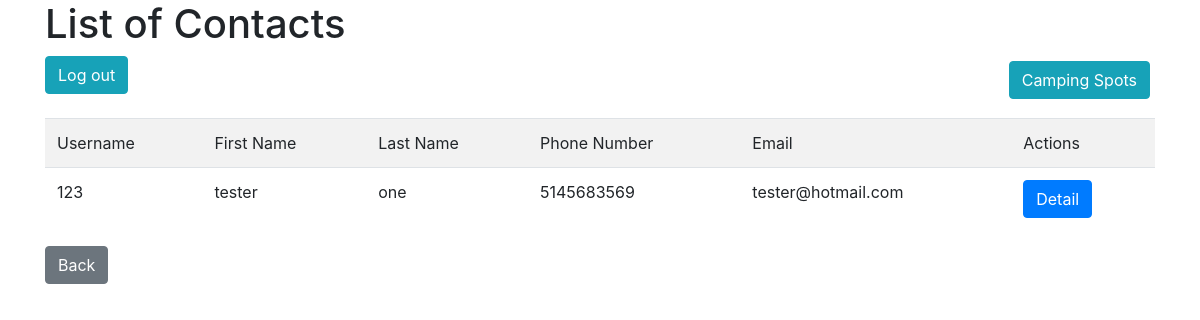
Before: /contact/index with the older database file.
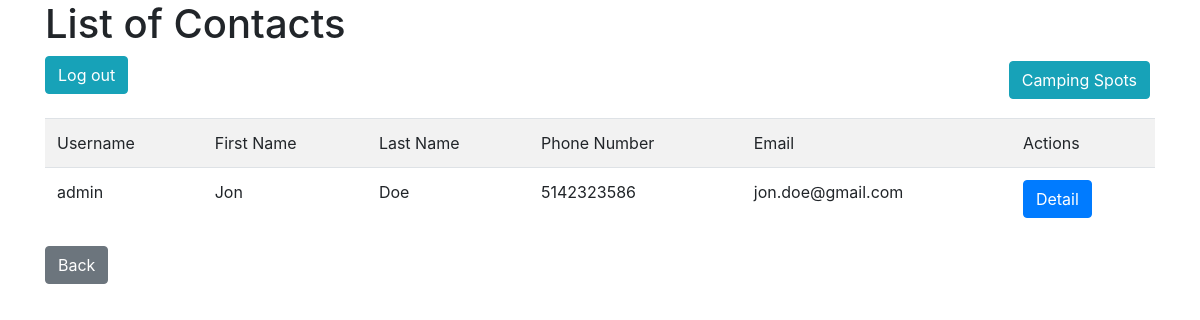
After: the same page with the newer database file.
### tables this page shows
CREATE TABLE `contact` (
  `contact_id` int(11) NOT NULL,
  `user_id` int(11) NOT NULL,
  `address_id` int(11) NOT NULL,
  `first_name` varchar(50) NOT NULL,
  `last_name` varchar(50) NOT NULL,
  `phone_number` varchar(50) NOT NULL,
  `email` varchar(200) NOT NULL
);

CREATE TABLE `user` (
  `user_id` int(11) NOT NULL,
  `username` varchar(50) NOT NULL,
  `password_hash` varchar(72) NOT NULL,
  `role` enum('user','employee') NOT NULL DEFAULT 'user'
);

### app/controllers/ContactController.php (called while the page is built, shortened)
<?php
	class ContactController extends Controller{
		public function index(){
			$contacts = $this->model('Contact')->get();
			$this->view('contact/index', ['contacts'=>$contacts]);
		}
	}
?>

### app/core/App.php (called while the page is built, shortened)
<?php
class App{
	var $method = 'index';
	public function __construct(){
		$url = $this->parseURL();
		if(isset($url[0]) && file_exists('app/controllers/'. $url[0]. 'Controller.php')) {
			unset($url[0]);
		}
		$this->controller = new $this->controller();
		if(isset($url[1]) && method_exists($this->controller, $url[1])){
			$this->method = $url[1];
			unset($url[1]);
		}
		$this->params = $url ? array_values($url) : [];
		call_user_func_array([$this->controller, $this->method], $this->params);
	}
	private function parseURL(){
		if(isset($_GET['url'])) {
			return explode('/', filter_var(rtrim($_GET['url'],'/'), FILTER_SANITIZE_URL));
		}
	}
}
?>

### index.php (called while the page is built, shortened)
<?php
	new App();
?>

### app/models/Contact.php (called while the page is built, shortened)
<?php
	class Contact extends model{
		public function get(){
			$SQL = 'SELECT * FROM Contact JOIN user ON Contact.user_id = user.user_id';
			$stmt = self::$_connection->prepare($SQL);
			$stmt->execute();
			$stmt->setFetchMode(PDO::FETCH_CLASS, 'Contact');
			return $stmt->fetchAll();
		}
	}
?>

### app/core/Model.php (called while the page is built, shortened)
<?php
	class Model{
		public function __construct(){
			$host = 'localhost';
			$dbname = 'camping';
			$user = 'camping_user';
			$password = 'tjAOLl7NQlvOtES9';
		}
	}
?>

### app/views/contact/index.php (the view, shortened to what this page needs)
<!DOCTYPE html>
<!doctype html>
<html lang="en">
  <head>
    <link rel="stylesheet" href="https://stackpath.bootstrapcdn.com/bootstrap/4.4.1/css/bootstrap.min.css">
  </head>
  <body>
    <div class='container'>
    <h1>List of Contacts</h1>
      <a href="/Camping/login/logout" class="btn btn-info">Log out</a>
      <a href="/Camping/home/index" class="btn btn-info" style="float: right; margin: 5px;">Camping Spots</a>
      <table class="table table-striped">
        <tr><td>Username</td><td>First Name</td><td>Last Name</td><td>Phone Number</td><td>Email</td><td>Actions</td></tr>
         <?php
          foreach($data['contacts'] as $item){
            echo "<tr><td>$item->username</td><td>$item->first_name</td><td>$item->last_name</td><td>$item->phone_number</td><td>$item->email</td><td>
            <a href = '/Camping/contact/contact_info/$item->user_id' class='btn btn-primary'>Detail</a>
            </td></tr>";
          }
        ?>
  </table>
    <a href="/Camping/profile/index" class="btn btn-secondary">Back</a>
    </div>
  </body>
</html>

Changed rows visible on the page:
removed contact: user.username "123", first_name "tester", last_name "one", phone_number "5145683569", email "tester@hotmail.com"
added contact: user.username "admin", first_name "Jon", last_name "Doe", phone_number "5142323586", email "jon.doe@gmail.com"
